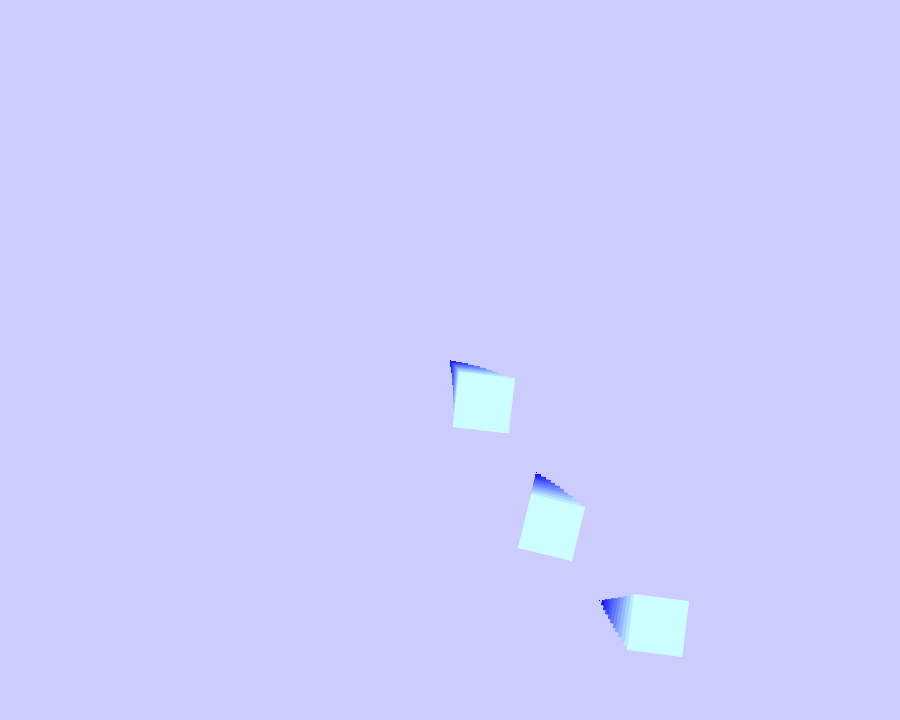
Frame 1 (no input)
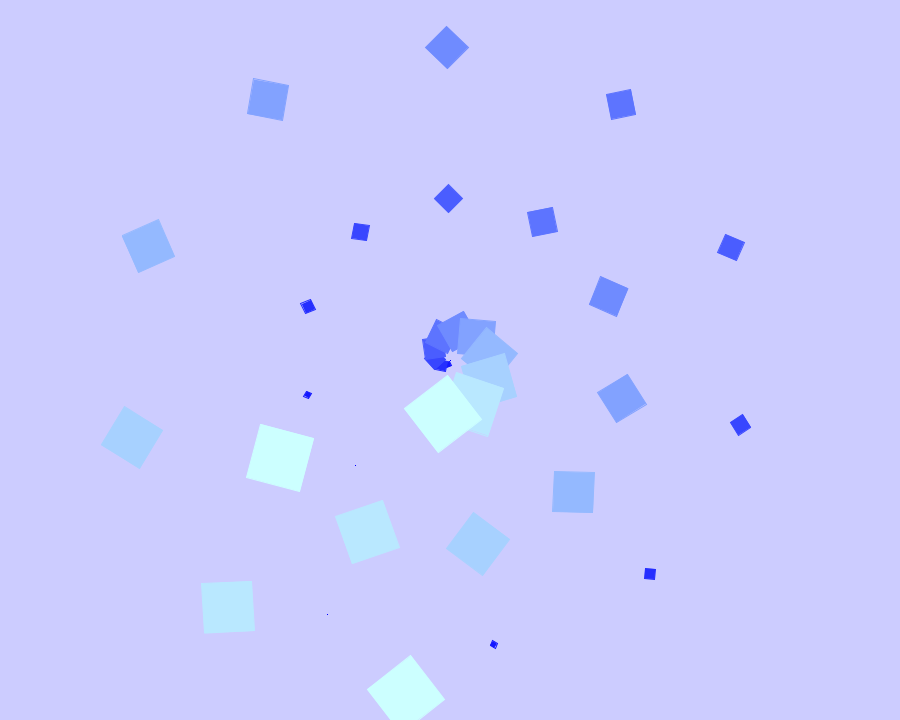
Frame 60 (the mouse pressed at the canvas centre just before this capture)
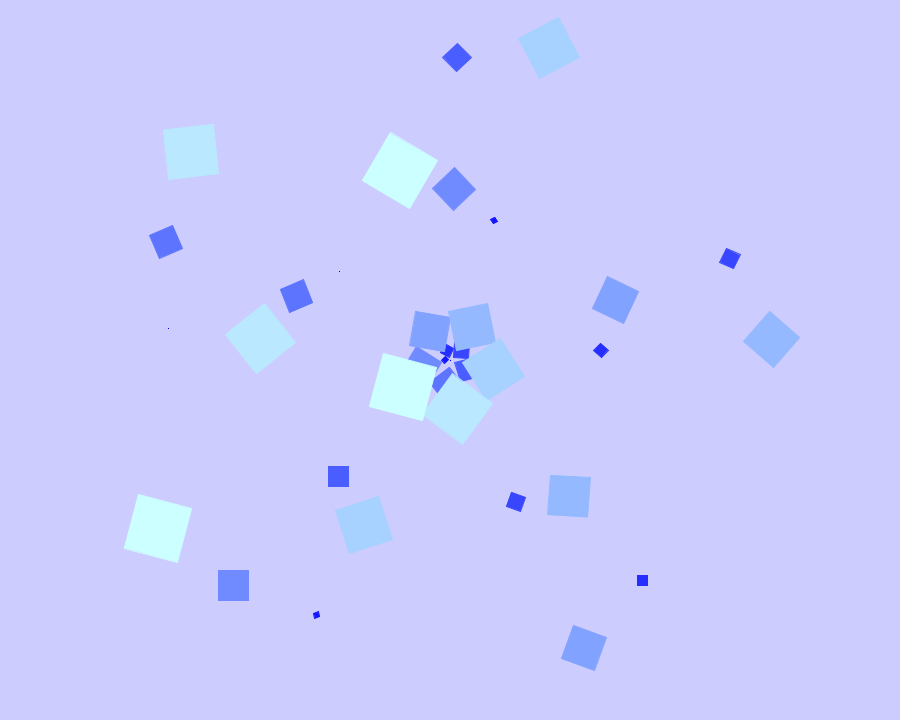
Frame 120 (the mouse held since frame 60 and released just before this capture)

The Processing sketch that drew these frames (run headless with seeded random() and noise(); from frame 60 on, the mouse is pressed at the canvas centre):

// Processing sketch: processing_109939
// ── processing_109939.pde

//Define Color Palette
color[] rainyday = {
  #CCFFFF, #B9E8FF, #A7D1FF, #94B9FF, #82A2FF, #6F8BFF, #5D74FF, #4A5DFF, #3846FF, #252EFF, #1317FF, #0000FF
};
color[] palette = rainyday;
float counter = 0;
float time = 0;
int i, j, paletteCounter = 0;
float x, y;

//Create setup code block
void setup() {
  //maximum window size for this assignment
  size(900, 720);
  frameRate(15);
  background(#CCCCFF);
}

void draw() {/* this does the drawing once per frame */
  paletteCounter = 11;
  background(#CCCCFF); /* clear the screen with white */
  translate(width*0.5, height*0.5); /* translate all the drawing to the middle of the screen */
  noFill(); /*stop the computer filling in shapes*/
  time=time+0.01; /* update the value in the variable 'time'. This means that we add 1 to 'time' every frame */
  
  for (int i = 0;i < 12; i++) { /* this for loop organises the drawing. It will do the drawing 12 times (between 0 and 11)  */
    stroke(palette[paletteCounter]);
    fill(palette[paletteCounter]);
    rotate(time); 
    rect(i, i, i*5, i*5); // this is the actual drawing.
    paletteCounter--;
  }
  
  paletteCounter = 11;
  for (int i = 0;i < 12; i++) { // repeated again for the outer spinning rectangles
    stroke(palette[paletteCounter]);
    fill(palette[paletteCounter]);
    rotate(time); 
    rect(i+100, i+100, i*5, i*5); 
    paletteCounter--;
  }
  
  paletteCounter = 11;
  for (int i = 0;i < 12; i++) { 
    stroke(palette[paletteCounter]);
    fill(palette[paletteCounter]);
    rotate(-time); 
    rect(i+200, i+200, i*5, i*5); 
     
    paletteCounter--;
  }
}
